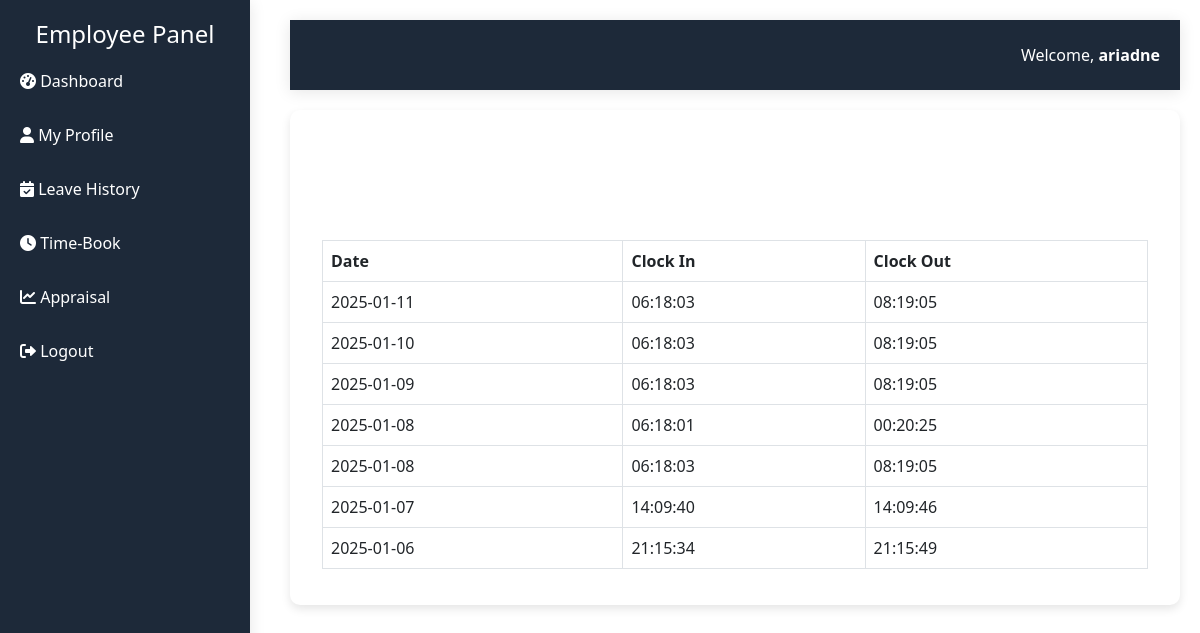
Screenshot of /employee_dashboard/time-book.php (signed in) with the database file from the repository.
### tables this page shows
CREATE TABLE `attendance` (
  `AttendanceID` int(11) NOT NULL,
  `EmployeeID` int(11) UNSIGNED NOT NULL,
  `Date` date NOT NULL,
  `ClockIn` time DEFAULT NULL,
  `ClockOut` time DEFAULT NULL,
  `Status` enum('Present','Absent','On Leave') NOT NULL
);

### employee_dashboard/time-book.php (the view, shortened to what this page needs)
<?php
require_once '../config/config.php';
$attendanceRecords = [];
$userID = $_SESSION['UserID'] ?? '';
if (!empty($userID)) {
    try {
        $stmt = $conn->prepare("SELECT EmployeeID FROM users WHERE UserID = :UserID");
        $stmt->execute([':UserID' => $userID]);
        $user = $stmt->fetch(PDO::FETCH_ASSOC);
        if ($user) {
            $employeeID = $user['EmployeeID'];
            $stmt = $conn->prepare("SELECT * FROM attendance WHERE EmployeeID = :EmployeeID ORDER BY Date DESC");
            $stmt->execute([':EmployeeID' => $employeeID]);
            $attendanceRecords = $stmt->fetchAll(PDO::FETCH_ASSOC);
        } else {
            $error = "User not found. Please contact the administrator.";
        }
    } catch (PDOException $e) {
        $error = "Error: " . $e->getMessage();
    }
} else {
    $error = "Invalid session. Please log in again.";
}
?>
<!DOCTYPE html>
<html lang="en">
<head>
    <link href="https://cdn.jsdelivr.net/npm/bootstrap@5.3.0/dist/css/bootstrap.min.css" rel="stylesheet">
</head>
<body>
 <?php include(__DIR__ . '/include/sidebar.php'); ?>
<div class="content">
    <?php include(__DIR__ . '/include/header.php'); ?>
    <div class="main-content">
    <div class="container mt-5">
        <h2 class="text-center">View Attendance</h2>
        <table class="table table-bordered mt-4">
            <thead>
                <tr>
                    <th>Date</th>
                    <th>Clock In</th>
                    <th>Clock Out</th>
                </tr>
            </thead>
            <tbody>
                <?php if (!empty($attendanceRecords)): ?>
                    <?php foreach ($attendanceRecords as $record): ?>
                        <tr>
                            <td><?= htmlspecialchars($record['Date']) ?></td>
                            <td><?= htmlspecialchars($record['ClockIn']) ?></td>
                            <td><?= htmlspecialchars($record['ClockOut'] ?? 'Not yet clocked out') ?></td>
                        </tr>
                    <?php endforeach; ?>
                <?php else: ?>
                    <tr>
                        <td colspan="4" class="text-center">No attendance records found.</td>
                    </tr>
                <?php endif; ?>
            </tbody>
        </table>
        </div>
    </div>
</div>
</body>
</html>

### employee_dashboard/time-book.php (style rules this page uses)
body { font-family: Arial, sans-serif; background-color: #f4f7fa; }
.content { margin-left: 270px; padding: 20px; }
.main-content { background: #fff; border-radius: 10px; padding: 20px; box-shadow: 0px 4px 10px rgba(0, 0, 0, 0.1); }

### employee_dashboard/include/sidebar.php (style rules this page uses)
.content { margin-left: 270px; padding: 20px; transition: margin-left 0.3s ease; }
.text-center { color: #fff; }

### rows the page displays
attendance: Date "2025-01-11", ClockIn "06:18:03", ClockOut "08:19:05"
attendance: Date "2025-01-10", ClockIn "06:18:03", ClockOut "08:19:05"
attendance: Date "2025-01-09", ClockIn "06:18:03", ClockOut "08:19:05"
attendance: Date "2025-01-08", ClockIn "06:18:01", ClockOut "00:20:25"
attendance: Date "2025-01-08", ClockIn "06:18:03", ClockOut "08:19:05"
attendance: Date "2025-01-07", ClockIn "14:09:40", ClockOut "14:09:46"
attendance: Date "2025-01-06", ClockIn "21:15:34", ClockOut "21:15:49"

### other values shown
$_SESSION['Username'] "ariadne"
